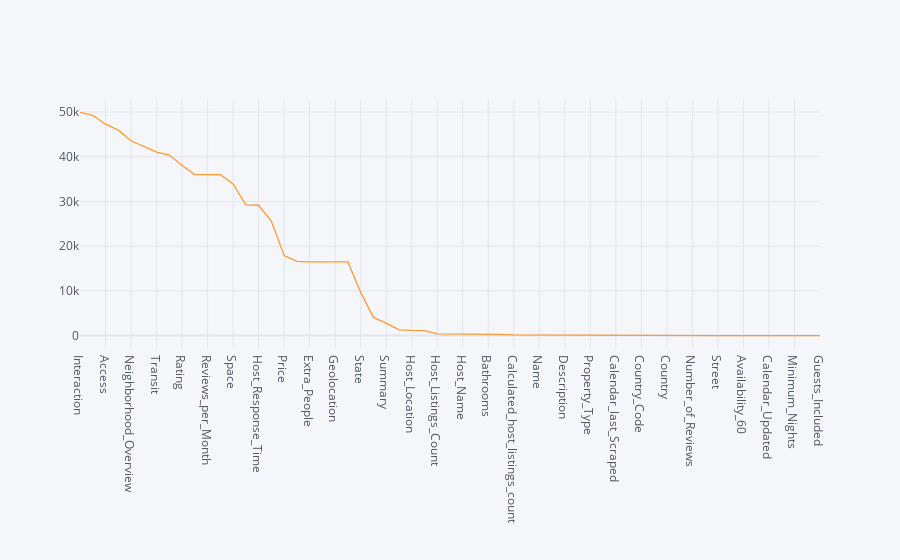

This figure's notebook cell:
### Code cell
null_values(df1).iplot(y=['Null_Count'],kind='line')

### Figure 1 — Plotly figure (JSON) as saved in the notebook; plotly's stock layout.template omitted (floating-point values rounded to 4 significant figures)
{"data": [{"line": {"color": "rgba(255, 153, 51, 1.0)", "dash": "solid", "shape": "linear", "width": 1.3}, "mode": "lines", "name": "Null_Count", "text": "", "type": "scatter", "x": ["Interaction", "Cleaning_Fee", "Access", "Host_About", "Neighborhood_Overview", "House_Rules", "Transit", "Host_Response_Rate", "Rating", "First_Review", "Reviews_per_Month", "Last_Review", "Space", "Neighbourhood", "Host_Response_Time", "Host_Neighbourhood", "Price", "Features", "Extra_People", "Latitude", "Geolocation", "Longitude", "State", "Zipcode", "Summary", "Market", "Host_Location", "Amenities", "Host_Listings_Count", "Host_Total_Listings_Count", "Host_Name", "Host_Since", "Bathrooms", "Beds", "Calculated_host_listings_count", "Bedrooms", "Name", "City", "Description", "Accommodates", "Property_Type", "Bed_Type", "Calendar_last_Scraped", "Smart_Location", "Country_Code", "Cancellation_Policy", "Country", "Neighbourhood_Cleansed", "Number_of_Reviews", "Availability_365", "Street", "Availability_90", "Availability_60", "Availability_30", "Calendar_Updated", "Maximum_Nights", "Minimum_Nights", "Room_Type", "Guests_Included"], "y": [49913, 49276, 47280, 45946, 43562, 42241, 41045, 40367, 38018, 36007, 36007, 35984, 33932, 29229, 29154, 25561, 17884, 16620, 16490, 16482, 16482, 16482, 9661, 4066, 2784, 1295, 1173, 1132, 365, 365, 364, 364, 351, 270, 154, 137, 118, 111, 44, 8, 2, 1, 1, 1, 1, 1, 1, 1, 1, 1, 1, 1, 1, 1, 1, 1, 1, 1, 1]}], "layout": {"legend": {"bgcolor": "#F5F6F9", "font": {"color": "#4D5663"}}, "paper_bgcolor": "#F5F6F9", "plot_bgcolor": "#F5F6F9", "title": {"font": {"color": "#4D5663"}}, "xaxis": {"gridcolor": "#E1E5ED", "showgrid": true, "tickfont": {"color": "#4D5663"}, "title": {"font": {"color": "#4D5663"}, "text": ""}, "zerolinecolor": "#E1E5ED"}, "yaxis": {"gridcolor": "#E1E5ED", "showgrid": true, "tickfont": {"color": "#4D5663"}, "title": {"font": {"color": "#4D5663"}, "text": ""}, "zerolinecolor": "#E1E5ED"}}}
